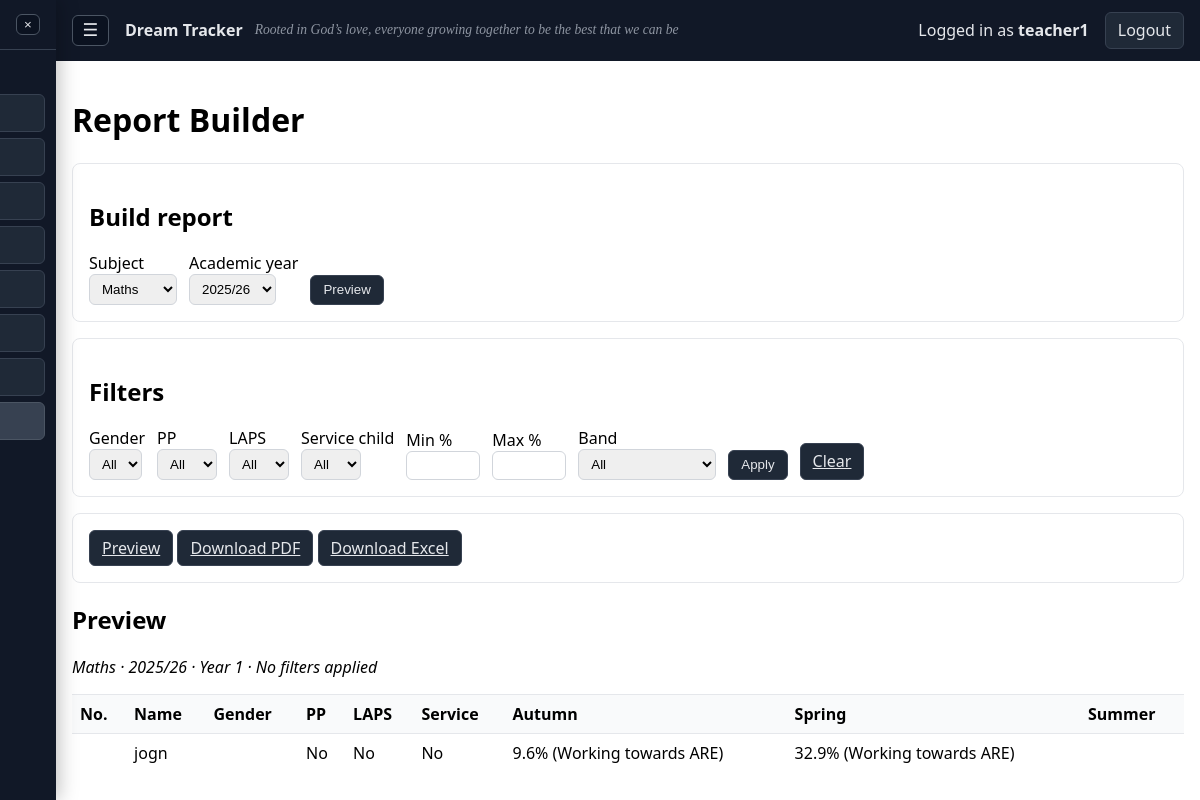
Screenshot of /reports (signed in) with the database file from the repository.
### models.py (models this page shows, shortened)
class Teacher(UserMixin, db.Model):
    __tablename__ = "teachers"
    id = db.Column(db.Integer, primary_key=True)
    username = db.Column(db.String(80), unique=True, nullable=False)
    password_hash = db.Column(db.String(255), nullable=False)
    class_id = db.Column(db.Integer, db.ForeignKey("classes.id"))
    is_admin = db.Column(db.Boolean, nullable=False, default=False)
    is_active = db.Column(db.Boolean, nullable=False, default=True)
    class_links = db.relationship("TeacherClass", back_populates="teacher", cascade="all, delete-orphan")
    classes = db.relationship("SchoolClass", secondary="teacher_classes", viewonly=True)

class AcademicYear(db.Model):
    __tablename__ = "academic_years"
    id = db.Column(db.Integer, primary_key=True)
    label = db.Column(db.String(9), unique=True, nullable=False)  # "2025/26"
    start_date = db.Column(db.Date, nullable=True)
    end_date = db.Column(db.Date, nullable=True)
    is_current = db.Column(db.Boolean, default=False, nullable=False)

class SchoolClass(db.Model):
    __tablename__ = "classes"
    id = db.Column(db.Integer, primary_key=True)
    name = db.Column(db.String(80), unique=True, nullable=False)
    year_group = db.Column(db.Integer, nullable=True)  # e.g., 1..13 (Year 1..Year 13)
    is_archived = db.Column(db.Boolean, nullable=False, default=False)
    is_archive = db.Column(db.Boolean, nullable=False, default=False)
    pupils = db.relationship("Pupil", backref="klass", cascade="all, delete-orphan")
    teachers = db.relationship("Teacher", backref="klass", foreign_keys="Teacher.class_id")
    teacher_links = db.relationship("TeacherClass", back_populates="school_class", cascade="all, delete-orphan")

class Pupil(db.Model):
    __tablename__ = "pupils"
    id = db.Column(db.Integer, primary_key=True)
    class_id = db.Column(db.Integer, db.ForeignKey("classes.id"), nullable=False)
    number = db.Column(db.Integer, nullable=True)  # optional display No.
    name = db.Column(db.String(120), nullable=False, index=True)
    gender = db.Column(db.String(1), nullable=True)  # 'M' or 'F'
    pupil_premium = db.Column(db.Boolean, default=False)
    laps = db.Column(db.Boolean, default=False)
    service_child = db.Column(db.Boolean, default=False)
    updated_at = db.Column(db.DateTime, default=datetime.utcnow, onupdate=datetime.utcnow)
    results = db.relationship("Result", backref="pupil", cascade="all, delete-orphan")
    writing_results = db.relationship("WritingResult", backref="pupil", cascade="all, delete-orphan")
    sats_scores = db.relationship("SatsScore", backref="pupil", cascade="all, delete-orphan")
    class_history = db.relationship("PupilClassHistory", backref="pupil", cascade="all, delete-orphan")
    __table_args__ = (
    )

### app.py (the view)
    @app.route("/reports")
    @login_required
    def reports():
        dataset = build_report_dataset(request.args, current_user)
        years = AcademicYear.query.order_by(AcademicYear.label.asc()).all()
        query_pairs = []
        for key in ["subject", "year", "class", "gender", "pp", "laps", "svc", "min_pct", "max_pct", "band"]:
            val = request.args.get(key)
            if val not in (None, ""):
                query_pairs.append((key, val))
        query_string = urlencode(query_pairs)
        return render_template(
            "reports.html",
            years=years,
            subjects=SUBJECTS + ("writing",),
            terms=TERMS,
            dataset=dataset,
            query_string=query_string,
        )

### templates/reports.html (shortened to what this page needs)
{% extends "layout.html" %}
{% block content %}
<h1>Report Builder</h1>
<section class="card">
  <h2>Build report</h2>
  <form method="get" action="{{ url_for('reports') }}" class="inline">
    <label>Subject<br>
      <select name="subject">
        {% for sub in subjects %}
          <option value="{{ sub }}" {{ 'selected' if dataset.subject == sub else '' }}>{{ 'Writing' if sub == 'writing' else sub|title if sub != 'spag' else 'SPaG' }}</option>
        {% endfor %}
      </select>
    </label>
    <label>Academic year<br>
      <select name="year">
        {% for y in years %}
          <option value="{{ y.id }}" {{ 'selected' if dataset.year and dataset.year.id == y.id else '' }}>{{ y.label }}</option>
        {% endfor %}
      </select>
    </label>
    <button class="button" type="submit">Preview</button>
  </form>
</section>
<section class="card">
  <h2>Filters</h2>
  <form method="get" action="{{ url_for('reports') }}" class="inline">
    <label>Gender<br>
      <select name="gender">
        <option value="" {{ 'selected' if '' == dataset.filters.gender else '' }}>All</option>
      </select>
    </label>
    <label>PP<br>
      <select name="pp">
        <option value="" {{ 'selected' if '' == dataset.filters.pp else '' }}>All</option>
      </select>
    </label>
    <label>LAPS<br>
      <select name="laps">
        <option value="" {{ 'selected' if '' == dataset.filters.laps else '' }}>All</option>
      </select>
    </label>
    <label>Service child<br>
      <select name="svc">
        <option value="" {{ 'selected' if '' == dataset.filters.svc else '' }}>All</option>
      </select>
    </label>
    <label>Min %<br>
      <input type="number" min="0" max="100" step="1" name="min_pct" value="{{ dataset.filters.min_pct }}">
    </label>
    <label>Max %<br>
      <input type="number" min="0" max="100" step="1" name="max_pct" value="{{ dataset.filters.max_pct }}">
    </label>
    <label>Band<br>
      <select name="band">
        <option value="" {{ 'selected' if '' == dataset.filters.band else '' }}>All</option>
      </select>
    </label>
    <button class="button" type="submit">Apply</button>
    <a class="button" href="{{ url_for('reports', subject=dataset.subject, year=(dataset.year.id if dataset.year else None), **({'class': dataset.selected_class_id} if dataset.is_admin else {})) }}">Clear</a>
  </form>
</section>
<section class="card">
  <a class="button" href="{{ url_for('reports') }}?{{ query_string }}">Preview</a>
  <a class="button" href="{{ url_for('reports_pdf') }}?{{ query_string }}">Download PDF</a>
  <a class="button" href="{{ url_for('reports_xlsx') }}?{{ query_string }}">Download Excel</a>
</section>
<section>
  <h2>Preview</h2>
  <p><em>{{ dataset.subject_label }} · {{ dataset.year.label if dataset.year else '' }} · {{ dataset.selected_class.name if dataset.selected_class else 'All classes' }} · {{ dataset.filter_summary }}</em></p>
  {% if dataset.rows %}
    <div class="table-scroll">
      <table class="table-sticky">
        <thead>
          <tr>
            {% for h in dataset.headers %}
              <th>{{ h }}</th>
            {% endfor %}
          </tr>
        </thead>
        <tbody>
          {% for row in dataset.rows %}
            <tr>
              {% for h in dataset.headers %}
                <td>{{ row[h] }}</td>
              {% endfor %}
            </tr>
          {% endfor %}
        </tbody>
      </table>
    </div>
  {% else %}
    <p>No pupils match these filters yet. Try broadening your filters.</p>
  {% endif %}
</section>
{% endblock %}

### templates/layout.html (shortened to what this page needs)
<!doctype html>
<html lang="en">
<head>
</head>
<body>
  {% set sidebar_params = namespace(values={}) %}
  {% for key in ['year','term','class','gender','pp','laps','svc','min_pct','max_pct','band'] %}
    {% if request.args.get(key) %}
      {% set _ = sidebar_params.values.update({key: request.args.get(key)}) %}
    {% endif %}
  {% endfor %}
  {% set sidebar_subject = request.view_args.get('subject') if request.view_args and request.view_args.get('subject') else request.args.get('subject', 'maths') %}
  {% set sidebar_mode = request.args.get('mode', 'table' if current_user.is_admin else 'home') %}
  {% set reports_href = url_for('reports', **sidebar_params.values) %}
  {% set is_year6_menu = y6_nav is not none %}
  {% if current_user.is_authenticated %}
    <div id="sidebarHoverZone" class="hover-zone" aria-hidden="true"></div>
    <aside id="sidebar" class="sidebar" aria-label="Main menu">
      <div class="sidebar-head">
        <button id="menuCloseBtn" class="sidebar-close" aria-label="Close menu" type="button">×</button>
      </div>
      <nav class="sidebar-nav">
        <div class="section-title">Teacher</div>
        {% if is_year6_menu %}
          <a class="sidebar-link {{ 'active' if request.endpoint == 'y6_home' or (request.endpoint == 'dashboard' and sidebar_mode == 'home') else '' }}" href="{{ url_for('y6_home', **sidebar_params.values) }}">Home</a>
          <a class="sidebar-link {{ 'active' if request.endpoint in ['y6_sats_tracker', 'sats_page'] else '' }}" href="{{ url_for('y6_sats_tracker', **sidebar_params.values) }}">SATs Tracker</a>
          <a class="sidebar-link {{ 'active' if request.endpoint in ['y6_writing', 'writing_dashboard'] or (request.endpoint == 'dashboard' and sidebar_subject == 'writing') else '' }}" href="{{ url_for('y6_writing', **sidebar_params.values) }}">Writing</a>
          <a class="sidebar-link {{ 'active' if request.endpoint in ['y6_reports', 'reports'] else '' }}" href="{{ url_for('y6_reports', **sidebar_params.values) }}">Reports</a>
        {% else %}
          <a class="sidebar-link {{ 'active' if request.endpoint == 'dashboard' and sidebar_mode == 'home' else '' }}" href="{{ url_for('dashboard', subject='maths', mode='home', **sidebar_params.values) }}">Home</a>
          <a class="sidebar-link {{ 'active' if request.endpoint == 'dashboard' and sidebar_mode == 'table' and sidebar_subject == 'maths' else '' }}" href="{{ url_for('dashboard', subject='maths', mode='table', **sidebar_params.values) }}">Maths</a>
          <a class="sidebar-link {{ 'active' if request.endpoint == 'dashboard' and sidebar_mode == 'table' and sidebar_subject == 'reading' else '' }}" href="{{ url_for('dashboard', subject='reading', mode='table', **sidebar_params.values) }}">Reading</a>
          <a class="sidebar-link {{ 'active' if request.endpoint == 'dashboard' and sidebar_mode == 'table' and sidebar_subject == 'spag' else '' }}" href="{{ url_for('dashboard', subject='spag', mode='table', **sidebar_params.values) }}">SPaG</a>
          <a class="sidebar-link {{ 'active' if request.endpoint == 'dashboard' and sidebar_mode == 'table' and sidebar_subject == 'writing' else '' }}" href="{{ url_for('dashboard', subject='writing', mode='table', **sidebar_params.values) }}">Writing</a>
          <a class="sidebar-link {{ 'active' if request.endpoint == 'assessments' else '' }}" href="{{ url_for('assessments') }}">GAP</a>
          <a class="sidebar-link {{ 'active' if request.endpoint == 'interventions' else '' }}" href="{{ url_for('interventions') }}">Interventions</a>
          <a class="sidebar-link {{ 'active' if request.endpoint == 'reports' else '' }}" href="{{ reports_href }}">Reports</a>
        {% endif %}
      </nav>
    </aside>
  {% endif %}
  <header class="bar">
    {% if current_user.is_authenticated %}
      <button id="menuBtn" class="menu-btn" aria-label="Open menu" type="button">☰</button>
    {% endif %}
    <div class="brand-wrap">
      <a class="brand" href="{{ url_for('index') }}">Dream Tracker</a>
      <span class="school-motto">Rooted in God’s love, everyone growing together to be the best that we can be</span>
    </div>
    {% if current_user.is_authenticated %}
      <span>Logged in as <strong>{{ current_user.username }}</strong></span>
      <a class="button" href="{{ url_for('logout') }}">Logout</a>
    {% else %}
      <a class="button" href="{{ url_for('login') }}">Login</a>
    {% endif %}
  </header>
  <main>
    {% block content %}{% endblock %}
  </main>
</body>
</html>

### templates/layout.html (style rules this page uses)
html, body { height: 100%; }
body { font-family: system-ui, -apple-system, Segoe UI, Roboto, Arial, sans-serif; margin: 0; padding: 0; display: block; width: 100%; overflow-x: hidden; }
header.bar { display: flex; align-items: center; flex-wrap: wrap; gap: 1rem; padding: 0.75rem 1rem; background: #111827; color: #e5e7eb; width: 100%; box-sizing: border-box; }
header.bar .brand { color: #e5e7eb; text-decoration: none; font-weight: 700; white-space: nowrap; }
header.bar .brand-wrap { display: inline-flex; align-items: center; position: relative; }
.school-motto { position: absolute; left: calc(100% + 0.75rem); font-family: "Georgia", "Times New Roman", cursive; font-style: italic; font-size: 0.85rem; color: #9ca3af; white-space: nowrap; opacity: 0.9; }
.menu-btn { border: 1px solid #4b5563; border-radius: 6px; background: #0b1220; color: #e5e7eb; font-size: 1.1rem; line-height: 1; padding: 0.35rem 0.6rem; cursor: pointer; }
header.bar a { color: #e5e7eb; text-decoration: none; }
.sidebar { position: fixed; top: 0; left: 0; height: 100vh; width: 260px; background: #111827; color: #e5e7eb; z-index: 30; box-shadow: 3px 0 18px rgba(0, 0, 0, 0.25); transform: translateX(-204px); transition: transform 0.2s ease; overflow-y: auto; }
.hover-zone { position: fixed; top: 0; left: 0; bottom: 0; width: 20px; z-index: 25; background: transparent; }
.sidebar-head { display: flex; align-items: center; justify-content: space-between; padding: 0.85rem 1rem; border-bottom: 1px solid #374151; font-weight: 700; }
.sidebar-close { border: 1px solid #4b5563; border-radius: 6px; background: #0b1220; color: #e5e7eb; line-height: 1; padding: 0.2rem 0.45rem; cursor: pointer; }
.sidebar-nav { display: flex; flex-direction: column; gap: 0.35rem; padding: 0.7rem; }
.sidebar-nav .section-title { color: #9ca3af; font-size: 0.8rem; text-transform: uppercase; letter-spacing: 0.02em; margin: 0.45rem 0 0.1rem; padding: 0 0.45rem; }
.sidebar-link { color: #e5e7eb; text-decoration: none; border: 1px solid #374151; border-radius: 6px; background: #1f2937; padding: 0.45rem 0.6rem; white-space: nowrap; overflow: hidden; text-overflow: ellipsis; }
.sidebar-link.active { background: #374151; border-color: #4b5563; }
a.button, button.button, .button { display: inline-block; padding: 0.4rem 0.75rem; border: 1px solid #374151; border-radius: 6px; background: #1f2937; color: #e5e7eb; white-space: nowrap; }
main { padding: 1rem; }
body.has-sidebar main, body.has-sidebar header.bar { padding-left: calc(56px + 1rem); }
section.card, .card { border: 1px solid #e5e7eb; border-radius: 8px; padding: 1rem; margin: 1rem 0; }
table { width: 100%; border-collapse: collapse; }
th, td { padding: 0.5rem; border-top: 1px solid #e5e7eb; text-align: left; vertical-align: top; }
th { background: #f9fafb; }
form.inline { display: flex; flex-wrap: wrap; gap: 0.75rem; align-items: end; }
label { display: inline-block; }
select, input[type="text"], input[type="number"], input[type="file"], textarea { padding: 0.35rem 0.5rem; border: 1px solid #d1d5db; border-radius: 6px; }
.table-sticky thead th { position: sticky; top: 0; z-index: 2; }
.table-scroll { width: 100%; overflow-x: auto; -webkit-overflow-scrolling: touch; }

### rows the page displays
Teacher: username "teacher1"
AcademicYear: year "2025/26"
SchoolClass: selected_class "Year 1"
Pupil: name "jogn" "No" "No" "No" "9.6% (Working towards ARE)" "32.9% (Working towards ARE)"

### other values shown
{{ dataset.subject_label }} "Maths"
{{ dataset.filter_summary }} "No filters applied"
{{ h }} "No." "Name" "Gender" "PP" "LAPS" "Service" "Autumn" "Spring" "Summer"
form field subject "Maths"
form field year "2025/26"
